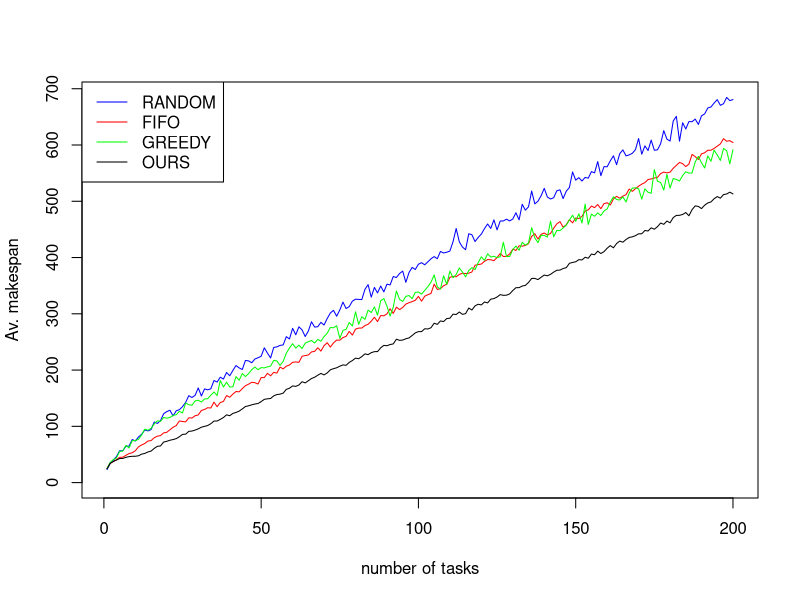
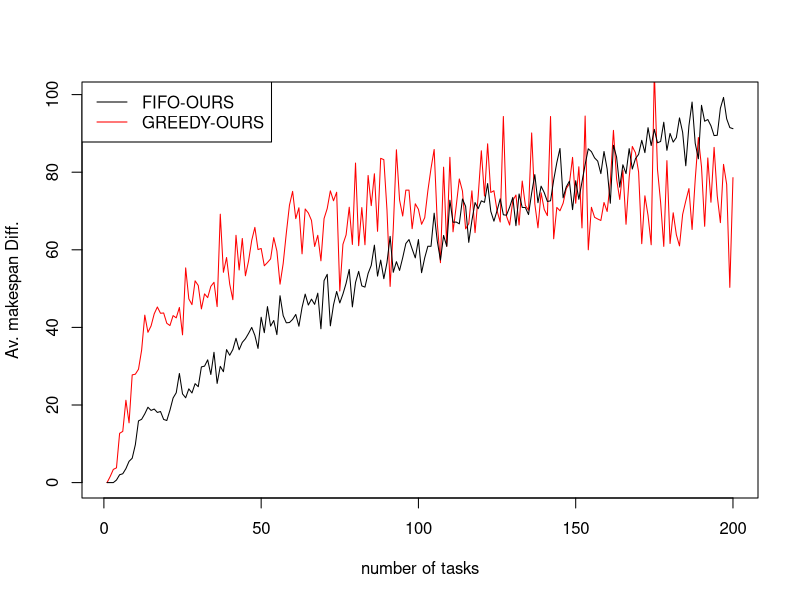
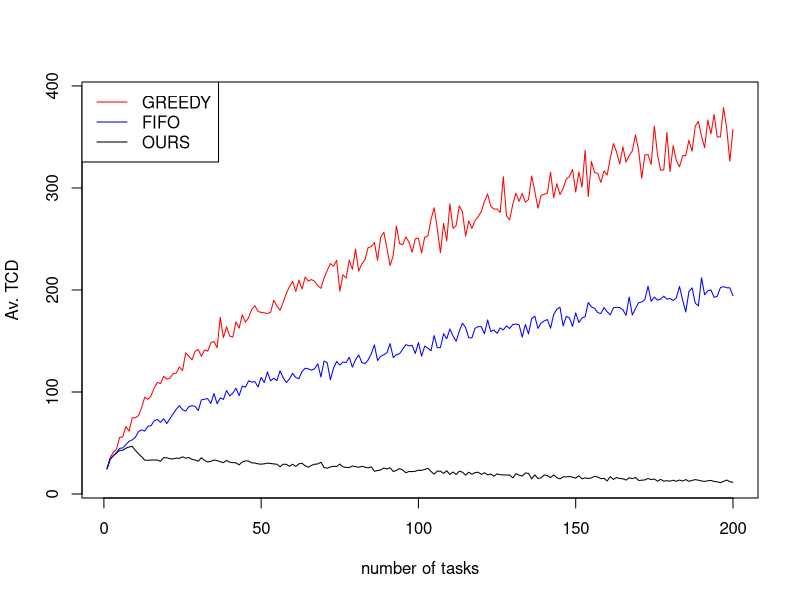
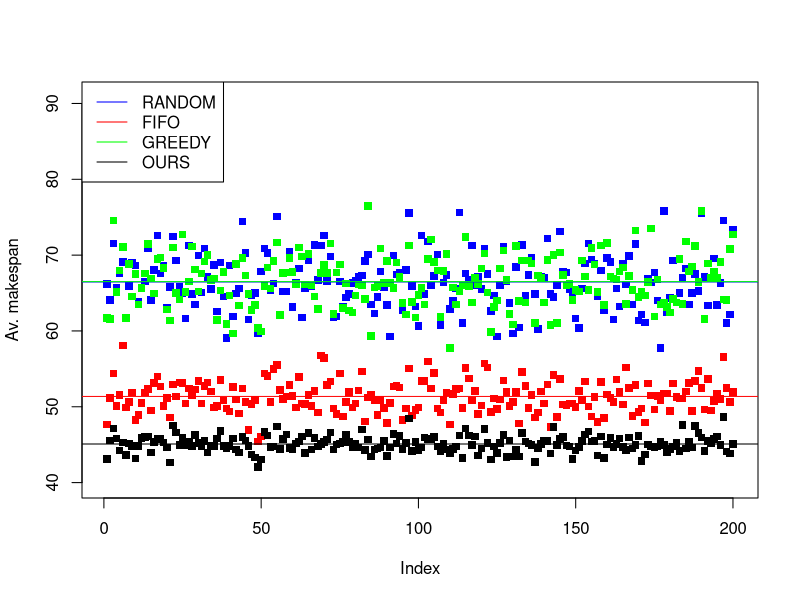

Here is the R script that generated these plots, in order: (Note: this script raises an error after producing the figures.)
virtu=10
fifo=rep(0,200)
rnd=rep(0,200)
greed=rep(0,200)
ours=rep(0,200)
greedmin=rep(0,200)
oursmin=rep(0,200)
fifomin=rep(0,200)
greedfun=function(n,a)
{
  if(length(n)==1)
    return(c(n,0))
  greedlist=rep(0,virtu)
  tmp=1
  for(i in 1:length(n)){
    greedlist[a[i,tmp]]=greedlist[a[i,tmp]]+n[i]
    tmp=which.min(greedlist[a[i,][a[i,]!=0]])
  }
  return(c(max(greedlist),min(greedlist)))
}
fifofun=function(n,a)
{
  fiflist=rep(0,virtu)
  tmp=rep(0,10)
  for(i in 1:length(n)){
    k=which.min(tmp[a[i,][a[i,]!=0]])
    tmp[a[i,k]]=tmp[a[i,k]]+1
    fiflist[a[i,k]]=fiflist[a[i,k]]+n[i]
  }
  return(c(max(fiflist),min(fiflist)))
}
rndfun=function(n,a)
{
  rndlist=rep(0,virtu)
  for(i in 1:length(n)){
    tmp=sample(a[i,][a[i,]!=0],1)
    tmp=which(a[i,]==tmp)
    rndlist[a[i,tmp]]=rndlist[a[i,tmp]]+n[i]
  }
  return(max(rndlist))
}
sortfun1=function(n,a)
{
  l=rep(0,length(a[,1]))
  for(i in 1:length(n))
    l[i]=length(a[i,][a[i,]!=0])
  l=order(l, decreasing = FALSE)
  a=a[l,]
  m=n[l]
  return(cbind(a,m))
}
sortfun2=function(n,a)
{
  l=rep(0,length(a[,1]))
  m=n
  b=a
  for(i in 1:length(n))
    l[i]=length(a[i,][a[i,]!=0])
  for(i in 1:10){
    k=which(l==i)
    if(length(k)>1){
      kp=min(k)
      w=order(n[k], decreasing = TRUE)
      m[kp+(1:length(w))-1]=n[kp+w-1]
      b[kp+(1:length(w))-1,]=a[kp+w-1,]
    }
  }
  return(cbind(b,m))
}
oursfun=function(n,a)
{
  ourslist=rep(0,virtu)
  if(length(n)==1){
    tmp=which.min(ourslist[a[a!=0]])
    ourslist[a[tmp]]=ourslist[a[tmp]]+n
    return(c(max(ourslist),min(ourslist)))
  }
  if(length(n)!=1){
    mp=sortfun1(n,a)
    m=mp[,11]
    b=mp[,1:10]
    mp=sortfun2(m,b)
    m=mp[,11]
    b=mp[,1:10]
    for(i in 1:length(n)){
      tmp=which.min(ourslist[b[i,][b[i,]!=0]])
      ourslist[b[i,tmp]]=ourslist[b[i,tmp]]+m[i]
    }
    return(c(max(ourslist),min(ourslist)))
  }
}
matfun=function(n)
{
  a=matrix(data=0,nrow=length(n),ncol=10)
  for(i in 1:length(n))
  {
    j=sample(1:10,1)
    b=sample(1:10,j,replace = FALSE)
    for(k in 1:length(b))
      a[i,k]=b[k]
  }
  return(a)
}
for(i in 1:200)
{
  tmpfifo=rep(0,50)
  tmprnd=rep(0,50)
  tmpgreed=rep(0,50)
  tmpours=rep(0,50)
  tmpoursmin=rep(0,50)
  tmpgreedmin=rep(0,50)
  tmpfifomin=rep(0,50)
  for(j in 1:50){
    n=sample(1:50,i,replace = TRUE)
    matdat=matfun(n)
    tmp=fifofun(n,matdat)
    tmpfifo[j]=tmp[1]
    tmpfifomin[j]=tmp[2]
    tmprnd[j]=rndfun(n,matdat)
    tmp=greedfun(n,matdat)
    tmpgreed[j]=tmp[1]
    tmpgreedmin[j]=tmp[2]
    tmp=oursfun(n,matdat)
    tmpours[j]=tmp[1]
    tmpoursmin[j]=tmp[2]
  }
  fifo[i]=mean(tmpfifo)
  greed[i]=mean(tmpgreed)
  rnd[i]=mean(tmprnd)
  ours[i]=mean(tmpours)
  greedmin[i]=mean(tmpgreedmin)
  fifomin[i]=mean(tmpfifomin)
  oursmin[i]=mean(tmpoursmin)
}
min(greed-ours)
windows()
plot(fifo,type='l',ylim=c(0,max(rnd)),col='red',xlab="number of tasks",ylab="Av. makespan")
legend("topleft", c("RANDOM","FIFO","GREEDY","OURS"),col=c("blue", "red","green","black"), lty=1,)
lines(rnd,col='blue')
lines(greed,col='green')
lines(ours,col='black')
windows()
plot(greed-ours,type='l',ylim=c(0,max(fifo-ours)),xlab="number of tasks",ylab="Av. makespan Diff.",col="red")
legend("topleft", c("FIFO-OURS","GREEDY-OURS"),col=c("black","red"), lty=1,)
lines(fifo-ours,col='black')
windows()
plot(greed-greedmin,type='l',ylim=c(min(ours-oursmin),10+max(greed-greedmin)),xlab="number of tasks",ylab="Av. TCD",col="red")
legend("topleft", c("GREEDY","FIFO","OURS"),col=c("red","blue","black"), lty=1,)
lines(ours-oursmin,col="black")
lines(fifo-fifomin,col="blue")

for(i in 1:200)
{
  tmpfifo=rep(0,50)
  tmprnd=rep(0,50)
  tmpgreed=rep(0,50)
  tmpours=rep(0,50)
  tmpoursmin=rep(0,50)
  tmpgreedmin=rep(0,50)
  m=rpois(50,7)+1
  for(j in 1:50){
    n=sample(1:50,m[j],replace = TRUE)
    matdat=matfun(n)
    tmpfifo[j]=fifofun(n,matdat)[1]
    tmprnd[j]=rndfun(n,matdat)
    tmp=greedfun(n,matdat)
    tmpgreed[j]=tmp[1]
    tmpgreedmin[j]=tmp[2]
    tmp=oursfun(n,matdat)
    tmpours[j]=tmp[1]
    tmpoursmin[j]=tmp[2]
  }
  fifo[i]=mean(tmpfifo)
  greed[i]=mean(tmpgreed)
  rnd[i]=mean(tmprnd)
  ours[i]=mean(tmpours)
  greedmin[i]=mean(tmpgreedmin)
  oursmin[i]=mean(tmpoursmin)
}

windows()
plot(fifo,type='p',pch=15,ylim=c(40,max(rnd)+15),col='red',xlab="Index",ylab="Av. makespan")
legend("topleft", c("RANDOM","FIFO","GREEDY","OURS"),col=c("blue", "red","green","black"), lty=1,)
lines(rnd,col='blue',type='p',pch=15)
lines(greed,col='green',type='p',pch=15)
lines(ours,col='black',type='p',pch=15)
abline(h=mean(ours),col='black')
abline(h=mean(fifo),col='red')
abline(h=mean(rnd),col='blue')
abline(h=mean(greed),col='green')

rnd1=rep(0,50)
greed1=rep(0,50)
ours1=rep(0,50)
fifo1=rep(0,50)
fifomin1=rep(0,50)
oursmin1=rep(0,50)
greedmin1=rep(0,50)
trnd=rep(0,50)
tfif=rep(0,50)
tour=rep(0,50)
tgrd=rep(0,50)

start_time <- Sys.time()

tfif[j]=end_time - start_time


for(k in 1:50)
{
  trnd1=rep(0,200)
  tfif1=rep(0,200)
  tour1=rep(0,200)
  tgrd1=rep(0,200)
  for(i in 1:200)
  {
    tmpfifo=rep(0,50)
    tmprnd=rep(0,50)
    tmpgreed=rep(0,50)
    tmpours=rep(0,50)
    tmpoursmin=rep(0,50)
    tmpgreedmin=rep(0,50)
    tmpfifomin=rep(0,50)
    m=rpois(50,7)+1
    trnd2=rep(0,50)
    tfif2=rep(0,50)
    tour2=rep(0,50)
    tgrd2=rep(0,50)
    for(j in 1:50){
      n=sample(1:50,m[j],replace = TRUE)
      matdat=matfun(n)
      start_time <- Sys.time()
      tmp=fifofun(n,matdat)
      tmpfifo[j]=tmp[1]
      tmpfifomin[j]=tmp[2]
      end_time <- Sys.time()
      tfif2[j]=end_time - start_time
      start_time <- Sys.time()
      tmprnd[j]=rndfun(n,matdat)
      end_time <- Sys.time()
      trnd2[j]=end_time - start_time
      start_time <- Sys.time()
      tmp=greedfun(n,matdat)
      tmpgreed[j]=tmp[1]
      tmpgreedmin[j]=tmp[2]
      end_time <- Sys.time()
      tgrd2[j]=end_time - start_time
      start_time <- Sys.time()
      tmp=oursfun(n,matdat)
      tmpours[j]=tmp[1]
      tmpoursmin[j]=tmp[2]
      end_time <- Sys.time()
      tour2[j]=end_time - start_time
    }
    fifo[i]=mean(tmpfifo)
    fifomin[i]=mean(tmpfifomin)
    greed[i]=mean(tmpgreed)
    rnd[i]=mean(tmprnd)
    ours[i]=mean(tmpours)
    greedmin[i]=mean(tmpgreedmin)
    oursmin[i]=mean(tmpoursmin)
    tour1[i]=mean(tour2)
    trnd1[i]=mean(trnd2)
    tgrd1[i]=mean(tgrd2)
    tfif1[i]=mean(tfif2)
  }
  fifo1[k]=mean(fifo)
  fifomin1[k]=mean(fifomin)
  greed1[k]=mean(greed)
  rnd1[k]=mean(rnd)
  ours1[k]=mean(ours)
  oursmin1[k]=mean(oursmin)
  greedmin1[k]=mean(greedmin)
  tour[k]=sum(tour1)
  trnd[k]=sum(trnd1)
  tgrd[k]=sum(tgrd1)
  tfif[k]=sum(tfif1)
}
min(greed1-ours1)
mean(tour)
mean(tfif)
mean(tgrd)
mean(trnd)

windows()
plot(fifo1,type='l',ylim=c(min(ours1),max(rnd1)+5),col='red',xlab="Index",ylab="Av. makespan")
legend("topleft", c("RANDOM","FIFO","GREEDY","OURS"),col=c("blue", "red","green","black"), lty=1,)
lines(rnd1,col='blue',type='l')
lines(greed1,col='green',type='l')
lines(ours1,col='black',type='l')
windows()
plot(greed1-ours1,ylim=c(min(fifo1-ours1),max(greed1-ours1)+2),type='l',xlab="Index",ylab="Av. makespan Diff.",col="red")
legend("topleft", c("FIFO-OURS","GREEDY-OURS"),col=c("black","red"), lty=1,)
lines(fifo1-ours1,col='black',type='l')

windows()
plot(greed1-greedmin1,type='l',ylim=c(min(ours1-oursmin1),max(greed1-greedmin1)+5),xlab="Index",ylab="Av. TCD",col="red")
legend("topleft", c("GREEDY","FIFO","OURS"),col=c("red","blue","black"), lty=1,)
lines(ours1-oursmin1,col="black")
lines(fifo1-fifomin1,col="blue")



##############################200 timestep continuous
fiflist=rep(0,virtu)
greedlist=rep(0,virtu)
rndlist=rep(0,virtu)
ourslist=rep(0,virtu)


fifofun1=function(n,a,fiflist,tmp)
{
  if(length(tmp)==1)
    tmp=rep(0,10)
  for(i in 1:length(n)){
    k=which.min(tmp[a[i,][a[i,]!=0]])
    tmp[a[i,k]]=tmp[a[i,k]]+1
    fiflist[a[i,k]]=fiflist[a[i,k]]+n[i]
  }
  return(c(max(fiflist),min(fiflist),tmp,fiflist))
}
greedfun1=function(n,a,greedlist)
{
  for(i in 1:length(n)){
    tmp=which.min(greedlist[a[i,][a[i,]!=0]])
    greedlist[a[i,tmp]]=greedlist[a[i,tmp]]+n[i]
  }
  return(c(max(greedlist),min(greedlist),greedlist))
}
rndfun1=function(n,a,rndlist)
{
  for(i in 1:length(n)){
    tmp=sample(a[i,][a[i,]!=0],1)
    tmp=which(a[i,]==tmp)
    rndlist[a[i,tmp]]=rndlist[a[i,tmp]]+n[i]
  }
  return(c(max(rndlist),rndlist))
}
oursfun1=function(n,a,ourslist)
{
  if(length(n)==1){
    tmp=which.min(ourslist[a[a!=0]])
    ourslist[a[tmp]]=ourslist[a[tmp]]+n
    return(c(max(ourslist),min(ourslist),ourslist))
  }
  if(length(n)!=1){
    mp=sortfun1(n,a)
    m=mp[,11]
    b=mp[,1:10]
    mp=sortfun2(m,b)
    m=mp[,11]
    b=mp[,1:10]
    for(i in 1:length(n)){
      tmp=which.min(ourslist[b[i,][b[i,]!=0]])
      ourslist[b[i,tmp]]=ourslist[b[i,tmp]]+m[i]
    }
    return(c(max(ourslist),min(ourslist),ourslist))
  }
}

tmp=1
tmp1=1
trnd=rep(0,200)
tfif=rep(0,200)
tour=rep(0,200)
tgrd=rep(0,200)

for(i in 1:200)
{
  tmpfifo=rep(0,50)
  tmprnd=rep(0,50)
  tmpgreed=rep(0,50)
  tmpours=rep(0,50)
  tmpoursmin=rep(0,50)
  tmpgreedmin=rep(0,50)
  tmpfifomin=rep(0,50)
  trnd1=rep(0,50)
  tfif1=rep(0,50)
  tour1=rep(0,50)
  tgrd1=rep(0,50)
  m=rpois(50,7)+1
  for(j in 1:50){
    n=sample(1:50,m[j],replace = TRUE)
    matdat=matfun(n)
    start_time <- Sys.time()
    temp=fifofun1(n,matdat,fiflist,tmp)
    tmpfifo[j]=temp[1]
    tmpfifomin[j]=temp[2]
    tmp=temp[3:12]
    fiflist=temp[13:length(temp)]
    end_time <- Sys.time()
    tfif1[j]=end_time - start_time
    start_time <- Sys.time()
    temp=rndfun1(n,matdat,rndlist)
    tmprnd[j]=temp[1]
    rndlist=temp[2:length(temp)]
    end_time <- Sys.time()
    trnd1[j]=end_time - start_time
    start_time <- Sys.time()
    temp=greedfun1(n,matdat,greedlist)
    tmpgreed[j]=temp[1]
    tmpgreedmin[j]=temp[2]
    greedlist=temp[3:length(temp)]
    end_time <- Sys.time()
    tgrd1[j]=end_time - start_time
    start_time <- Sys.time()
    temp=oursfun1(n,matdat,ourslist)
    tmpours[j]=temp[1]
    tmpoursmin[j]=temp[2]
    ourslist=temp[3:length(temp)]
    end_time <- Sys.time()
    tour1[j]=end_time - start_time
  }
  tour[i]=mean(tour1)
  trnd[i]=mean(trnd1)
  tgrd[i]=mean(tgrd1)
  tfif[i]=mean(tfif1)
  fifo[i]=mean(tmpfifo)
  greed[i]=mean(tmpgreed)
  rnd[i]=mean(tmprnd)
  ours[i]=mean(tmpours)
  greedmin[i]=mean(tmpgreedmin)
  oursmin[i]=mean(tmpoursmin)
  fifomin[i]=mean(tmpfifomin)
}
min(greed-ours)
min(fifo-ours)
min(rnd-ours)
sum(tour)
sum(tfif)
sum(trnd)
sum(tgrd)

windows()
plot(fifo,type='l',ylim=c(min(ours),max(rnd)),col='red',xlab="Index",ylab="Av. makespan")
legend("topleft", c("RANDOM","FIFO","GREEDY","OURS"),col=c("blue", "red","green","black"), lty=1,)
lines(rnd,col='blue',type='l')
lines(greed,col='green',type='l')
lines(ours,col='black',type='l')
windows()
plot(greed-ours,type='l',xlab="Index",col="black",ylab="Av. makespan Diff.")
plot(fifo-ours,type='l',xlab="Index",col="black",ylab="Av. makespan Diff.")
legend("topleft", c("FIFO-OURS","GREEDY-OURS"),col=c("black","red"), lty=1,)
lines(fifo-ours,col='black',type='l')
plot(greed-ours,type='l',ylim=c(min(greed-ours),max(greed-ours)+1),xlab="Index",ylab="Av. makespan Diff.")

windows()
plot(greed-greedmin,type='l',ylim=c(min(ours-oursmin),max(greed-greedmin)+3),xlab="Index",ylab="Av. TCD",col="red")
legend("topleft", c("GREEDY","OURS","FIFO"),col=c("red","black","blue"), lty=1)
lines(ours-oursmin,col="black")
lines(fifo-fifomin,col="blue")


fiflist=rep(0,virtu)
greedlist=rep(0,virtu)
rndlist=rep(0,virtu)
ourslist=rep(0,virtu)

rnd1=rep(0,50)
greed1=rep(0,50)
ours1=rep(0,50)
fifo1=rep(0,50)
oursmin1=rep(0,50)
greedmin1=rep(0,50)
fifomin1=rep(0,50)
tmp=1
tmp1=1
for(k in 1:50)
{
  for(i in 1:200)
  {
    tmpfifo=rep(0,50)
    tmprnd=rep(0,50)
    tmpgreed=rep(0,50)
    tmpours=rep(0,50)
    tmpoursmin=rep(0,50)
    tmpgreedmin=rep(0,50)
    tmpfifomin=rep(0,50)
    m=rpois(50,7)+1
    for(j in 1:50){
      n=sample(1:50,m[j],replace = TRUE)
      matdat=matfun(n)
      temp=fifofun1(n,matdat,fiflist,tmp)
      tmpfifo[j]=temp[1]
      tmpfifomin[j]=temp[2]
      tmp=temp[3:12]
      fiflist=temp[13:length(temp)]
      temp=rndfun1(n,matdat,rndlist)
      tmprnd[j]=temp[1]
      rndlist=temp[2:length(temp)]
      temp=greedfun1(n,matdat,greedlist)
      tmpgreed[j]=temp[1]
      tmpgreedmin[j]=temp[2]
      greedlist=temp[3:length(temp)]
      temp=oursfun1(n,matdat,ourslist)
      tmpours[j]=temp[1]
      tmpoursmin[j]=temp[2]
      ourslist=temp[3:length(temp)]
    }
    fifo[i]=mean(tmpfifo)
    fifomin[i]=mean(tmpfifomin)
    greed[i]=mean(tmpgreed)
    rnd[i]=mean(tmprnd)
    ours[i]=mean(tmpours)
    greedmin[i]=mean(tmpgreedmin)
    oursmin[i]=mean(tmpoursmin)
  }
  fifo1[k]=mean(fifo)
  fifomin1[k]=mean(fifomin)
  greed1[k]=mean(greed)
  rnd1[k]=mean(rnd)
  ours1[k]=mean(ours)
  oursmin1[k]=mean(oursmin)
  greedmin1[k]=mean(greedmin)
}

windows()
plot(fifo1,type='l',ylim=c(min(ours1),max(rnd1)+20),col='red',xlab="Index",ylab="Av. makespan")
legend("topleft", c("RANDOM","FIFO","GREEDY","OURS"),col=c("blue", "red","green","black"), lty=1,)
lines(rnd1,col='blue',type='l')
lines(greed1,col='green',type='l')
lines(ours1,col='black',type='l')
windows()
plot(greed1-ours1,type='l',col="black",xlab="Index",ylab="Av. makespan Diff.")
plot(fifo1-ours1,type='l',col="black",xlab="Index",ylab="Av. makespan Diff.")
plot(rnd1-ours1,type='l',col="black",xlab="Index",ylab="Av. makespan Diff.")

plot(greed1-ours1,type='l',ylim=c(min(greed1-ours1),max(greed1-ours1)),col="red",xlab="Index",ylab="Av. makespan Diff.")

windows()
plot(greed1-greedmin1,type='l',ylim=c(min(ours1-oursmin1),max(fifo1-fifomin1)),xlab="Index",ylab="Av. TCD",col="red")
legend("topleft", c("GREEDY","FIFO","OURS"),col=c("red","blue","black"), lty=1,)
lines(ours1-oursmin1,col="black")
lines(fifo1-fifomin1,col="blue")

plot(greed1-greedmin1,type='l',ylim=c(min(ours1-oursmin1),max(greed1-greedmin1)+2),xlab="Index",ylab="Av. TCD",col="red")
legend("topleft", c("GREEDY","OURS"),col=c("red","black"), lty=1,)
lines(ours1-oursmin1,col="black")
